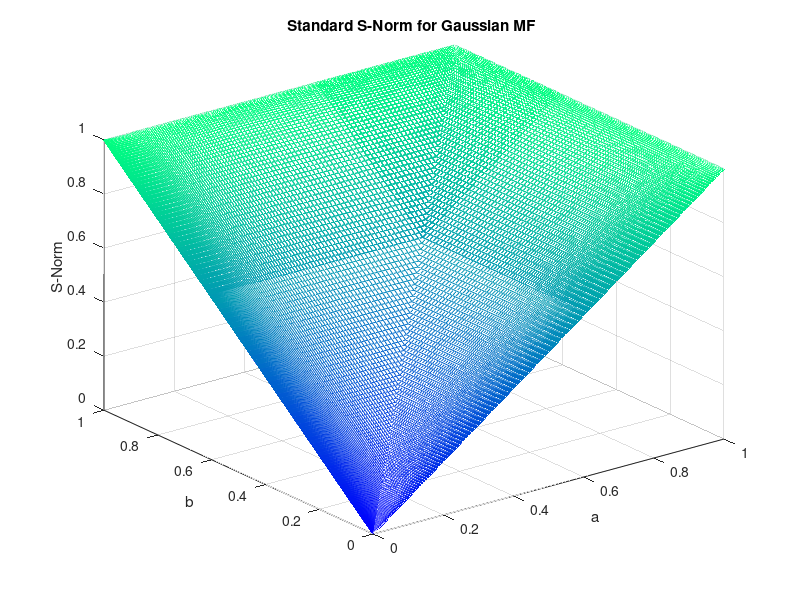

Here is the MATLAB script that generated this plot:
%  Shahab Sotudian--94125091
%  Standard S-Norm
clear
clc
z=[];
disp('*** Standard S-Norm for Gaussian membership function ***')
disp('***Assumption: X belong to [0,50]  ***')
disp('Enter the parameter of first Gaussian membership function sigma and mean  ***')
sigma1=input('Enter the amount of  sigma ');
c1=input('Enter the amount of  mean ');
disp('Enter the parameter of second Gaussian membership function sigma and mean  ***')
sigma2=input('Enter the amount of  sigma ');
c2=input('Enter the amount of  mean ');

% 1st Gaussian membership function
x1=0:0.1:50;
y1 = exp(-(x1 - c1).^2/(2*sigma1^2));
% 2nd Gaussian membership function
x2=0:0.1:50;
y2 = exp(-(x2 - c2).^2/(2*sigma2^2));

%  Standard S-Norm
[Y1,Y2]=meshgrid(y1,y2);
z=max(Y1,Y2);

% plottingt
mesh(Y1,Y2,z)
xlabel('a')
ylabel('b')
zlabel('S-Norm')
title('Standard S-Norm for Gaussian MF ');
colormap winter

   
